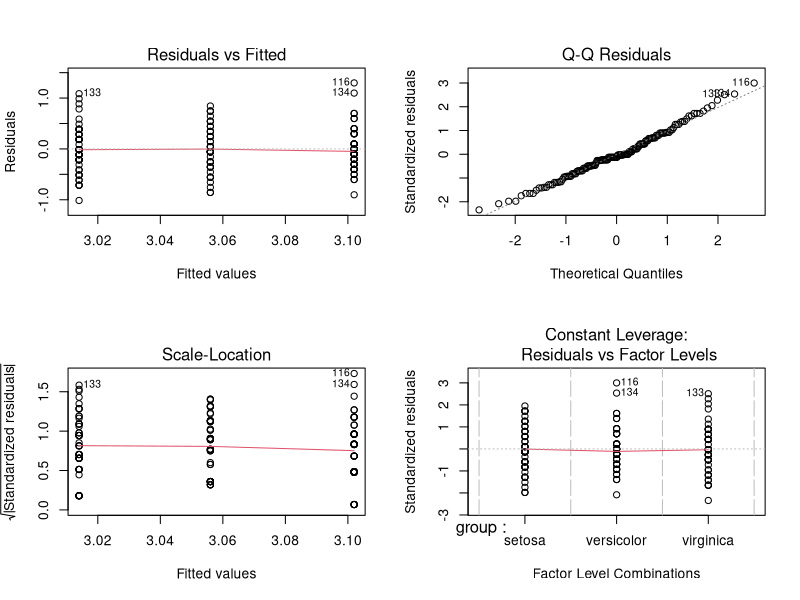

This figure's R source:
"Postwork Sesión 5
OBJETIVO
Realizar inferencia estadística para extraer información de la muestra que sea contrastable con la población
DESARROLLO
El data frame iris contiene información recolectada por Anderson sobre 50 flores de 3 especies distintas 
(setosa, versicolor y virginca), incluyendo medidas en centímetros del largo y ancho del sépalo así
como de los pétalos.

Estudios recientes sobre las mismas especies muestran que:
  "# Ho : <=, =, >=
#  Ha : >, =!, <
#  nivel de confianza:              90%, 95%,  99%
#  nivel de significacia : (1 -NC): 0.1, 0.05, 0.01"
library(dplyr)
df <- iris
View(df)

# Nivel de Confianza: 99% -> 0.01
nc <- 0.01

"1 En promedio, el largo del sépalo de la especie setosa (Sepal.Length) es igual a 5.7 cm"
#  Planteamiento de hipótesis:
# Ho: prom_sepal_length_setosa == 5.7
# Ha: prom_sepal_length_setosa =! 5.7

t.test(iris[iris$Species == 'setosa', "Sepal.Length"], 
       alternative = 'two.sided', mu=5.7)

# A nivel de confianza estándar de 99%,  existe evidencia estadística 
# para rechazar Ho, es decir El promedio  es distinto a 5.7.

"E J E R C I C I O __ 2"
#En promedio, el ancho del pétalo de la especie virginica (Petal.Width) es menor a 2.1 cm

"Planteamiento de hipótesis:"
# Ho: mu >= 2.1
# Ha: mu < 2.1  # colA INFERIOR

virginica <- filter(df,Species =='virginica')

t.test(x= virginica$Petal.Width, alternative = "less", mu = 2.1)

"data:  virginica$Petal.Width
t = -1.9052, df = 49, p-value = 0.03132
alternative hypothesis: true mean is less than 2.1
95 percent confidence interval:
    -Inf 2.09112
sample estimates:
mean of x 
    2.026 "

######
# A nivel de confianza del 99%, Existe evidencia estadística para rechazar Ho, es decir,
# El promedio NO es mayor o igual a 2.1
#####

"E J E R C I C I O __ 3"
#En promedio, el largo del pétalo de la especie virgínica es 1.1 cm más grande que el promedio 
#del largo del pétalo de la especie versicolor.

"Planteamiento de hipótesis:
Ho: prom_largoPetalo_virginica <= prom_largoPetalo_versicolor 
Ha: prom_largoPetalo_virginica > prom_largoPetalo_versicolor"

versicolor <- filter(df,Species =='versicolor')
mean(virginica$Petal.Length)   #5.552
mean(versicolor$Petal.Length)  #4.26
sd(virginica$Petal.Length);sd(versicolor$Petal.Length)  #[1] 0.5518947 #[1] 0.469911

diferencias <-(virginica$Petal.Length - versicolor$Petal.Length)
mean(diferencias) #1.292

mean(virginica$Petal.Length)  - mean(versicolor$Petal.Length)  # 1.292

var.test(virginica$Petal.Length, versicolor$Petal.Length, ratio = 1,
         alternative = "two.sided",
         conf.level = 0.99)

t.test(x=virginica$Petal.Length,
       y= versicolor$Petal.Length,
      alternative = "greater", mu=1.1, var.equal = FALSE)   # p-value = 0.03206

#  nivel de confianza:              90%, 95%,  99%
#  nivel de significacia : (1 -NC): 0.1, 0.05, 0.01
# A nivel de confdianza del 99% NO existe evidencia para rechazar la hipotesis Ho
# es decir que en promedio el petalo virginica  es 1.1 cm más largo que el versicolor



"E J E R C I C I O __ 4"
#En promedio, no existe diferencia en el ancho del sépalo entre las 3 especies.
# Hipótesis:
# mu0 = mu1 = mu2
# mu0 != mu1 != mu2

setosa <- filter(df,Species =='setosa')
mean(setosa$Sepal.Width); mean(virginica$Sepal.Width); mean(versicolor$Sepal.Width)
# 3.428        2.974           2.77
sd(setosa$Sepal.Width); sd(virginica$Sepal.Width); sd(versicolor$Sepal.Width)
#0.379   0.322    0.314

x <- unlist(iris[iris$Species == 'virginica', 'Sepal.Width'], use.names = FALSE) 
y <- unlist(iris[iris$Species == 'versicolor', 'Sepal.Width'], use.names = FALSE)
z <- unlist(iris[iris$Species == 'setosa', 'Sepal.Width'], use.names = FALSE)

samples <- data.frame(y = c(x,y,z),
                      group = c('virginica', 'versicolor', 'setosa'))

m <- lm(y ~ group, data = samples)
anova(m)
summary(m)
p.value <- anova(m)$'Pr(>F)'[1]

if (p.value >= nc) { 
  cat('R: No Se Rechaza Ho:', p.value, '>=', nc)
} else {
  cat('R: Se Rechaza: Ho', p.value, '<', nc)
} 

par(mfrow=c(2, 2))
plot(m)

#No se rechaza Ho

"E J E R C I C I O __ 5"
#Utilizando pruebas de inferencia estadística, concluye si existe evidencia suficiente para concluir 
#que los datos recolectados por Anderson están en línea con los nuevos estudios.


#Utiliza 99% de confianza para toda las pruebas, en cada caso realiza el planteamiento de hipótesis adecuado y concluye.
